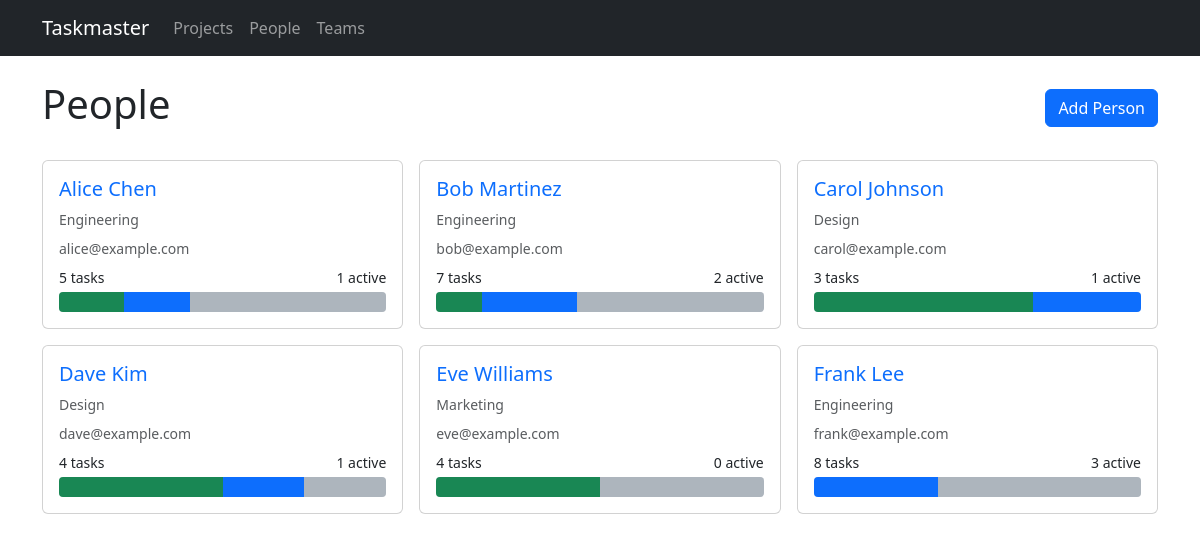
Screenshot of /people with the database file from the repository.
### models.py (models this page shows)
class Person(db.Model):
    id = db.Column(db.Integer, primary_key=True)
    name = db.Column(db.String(120), nullable=False)
    email = db.Column(db.String(120))
    team_id = db.Column(db.Integer, db.ForeignKey('team.id'))
    assignments = db.relationship('TaskAssignment', backref='person', lazy=True)

class Team(db.Model):
    id = db.Column(db.Integer, primary_key=True)
    name = db.Column(db.String(120), nullable=False)
    members = db.relationship('Person', backref='team', lazy=True)

### routes/people.py (the view)
@bp.route('/people')
def list_people():
    people = Person.query.order_by(Person.name).all()
    return render_template('people/list.html', people=people)

### templates/people/list.html (shortened to what this page needs)
{% extends "base.html" %}
{% block content %}
<div class="d-flex justify-content-between align-items-center mb-4">
    <h1>People</h1>
    <a href="{{ url_for('people.new_person') }}" class="btn btn-primary">Add Person</a>
</div>
{% if people %}
<div class="row g-3">
    {% for person in people %}
    <div class="col-md-6 col-lg-4">
        <div class="card card-hover h-100">
            <div class="card-body">
                <h5 class="card-title">
                    <a href="{{ url_for('people.detail', id=person.id) }}" class="text-decoration-none">
                        {{ person.name }}
                    </a>
                </h5>
                {% if person.team %}
                <p class="text-muted small mb-2">{{ person.team.name }}</p>
                {% endif %}
                {% if person.email %}
                <p class="text-muted small mb-2">{{ person.email }}</p>
                {% endif %}
                {% set ptasks = person.assignments|map(attribute='task')|list %}
                {% set total = ptasks|length %}
                {% set todo = ptasks|selectattr('status', 'equalto', 'todo')|list|length %}
                {% set in_prog = ptasks|selectattr('status', 'equalto', 'in_progress')|list|length %}
                {% set done = ptasks|selectattr('status', 'equalto', 'done')|list|length %}
                <div class="d-flex justify-content-between small mb-1">
                    <span>{{ total }} tasks</span>
                    <span>{{ in_prog }} active</span>
                </div>
                {% if total > 0 %}
                <div class="workload-bar">
                    <div class="segment segment-done" style="width: {{ (done / total * 100)|round }}%"
                         title="{{ done }} done"></div>
                    <div class="segment segment-in_progress" style="width: {{ (in_prog / total * 100)|round }}%"
                         title="{{ in_prog }} in progress"></div>
                    <div class="segment segment-todo" style="width: {{ (todo / total * 100)|round }}%"
                         title="{{ todo }} todo"></div>
                </div>
                {% endif %}
            </div>
        </div>
    </div>
    {% endfor %}
</div>
{% else %}
<div class="text-center py-5">
    <p class="text-muted">No people yet.</p>
    <a href="{{ url_for('people.new_person') }}" class="btn btn-primary">Add the first person</a>
</div>
{% endif %}
{% endblock %}

### static/style.css (style rules this page uses)
.workload-bar { height: 20px; border-radius: 4px; overflow: hidden; display: flex; background: #e9ecef; }
.workload-bar .segment { height: 100%; transition: width 0.3s; }
.workload-bar .segment-todo { background-color: #adb5bd; }
.workload-bar .segment-in_progress { background-color: #0d6efd; }
.workload-bar .segment-done { background-color: #198754; }

### rows the page displays
Person: name "Alice Chen", team.name "Engineering", email "alice@example.com", total "5", in_prog "1", {{ (done / total * 100)|round }} 20.0 (drawn), {{ (in_prog / total * 100)|round }} 20.0 (drawn), {{ (todo / total * 100)|round }} 60.0 (drawn)
Person: name "Bob Martinez", team.name "Engineering", email "bob@example.com", total "7", id "2", {{ (done / total * 100)|round }} 14.0 (drawn), {{ (in_prog / total * 100)|round }} 29.0 (drawn), {{ (todo / total * 100)|round }} 57.0 (drawn)
Person: name "Carol Johnson", team.name "Design", email "carol@example.com", id "3", in_prog "1", {{ (done / total * 100)|round }} 67.0 (drawn), {{ (in_prog / total * 100)|round }} 33.0 (drawn)
Person: name "Dave Kim", team.name "Design", email "dave@example.com", id "4", in_prog "1", {{ (done / total * 100)|round }} 50.0 (drawn), {{ (in_prog / total * 100)|round }} 25.0 (drawn), {{ (todo / total * 100)|round }} 25.0 (drawn)
Person: name "Eve Williams", team.name "Marketing", email "eve@example.com", total "4", in_prog "0", {{ (done / total * 100)|round }} 50.0 (drawn), {{ (todo / total * 100)|round }} 50.0 (drawn)
Person: name "Frank Lee", team.name "Engineering", email "frank@example.com", total "8", in_prog "3", {{ (in_prog / total * 100)|round }} 38.0 (drawn), {{ (todo / total * 100)|round }} 62.0 (drawn)
